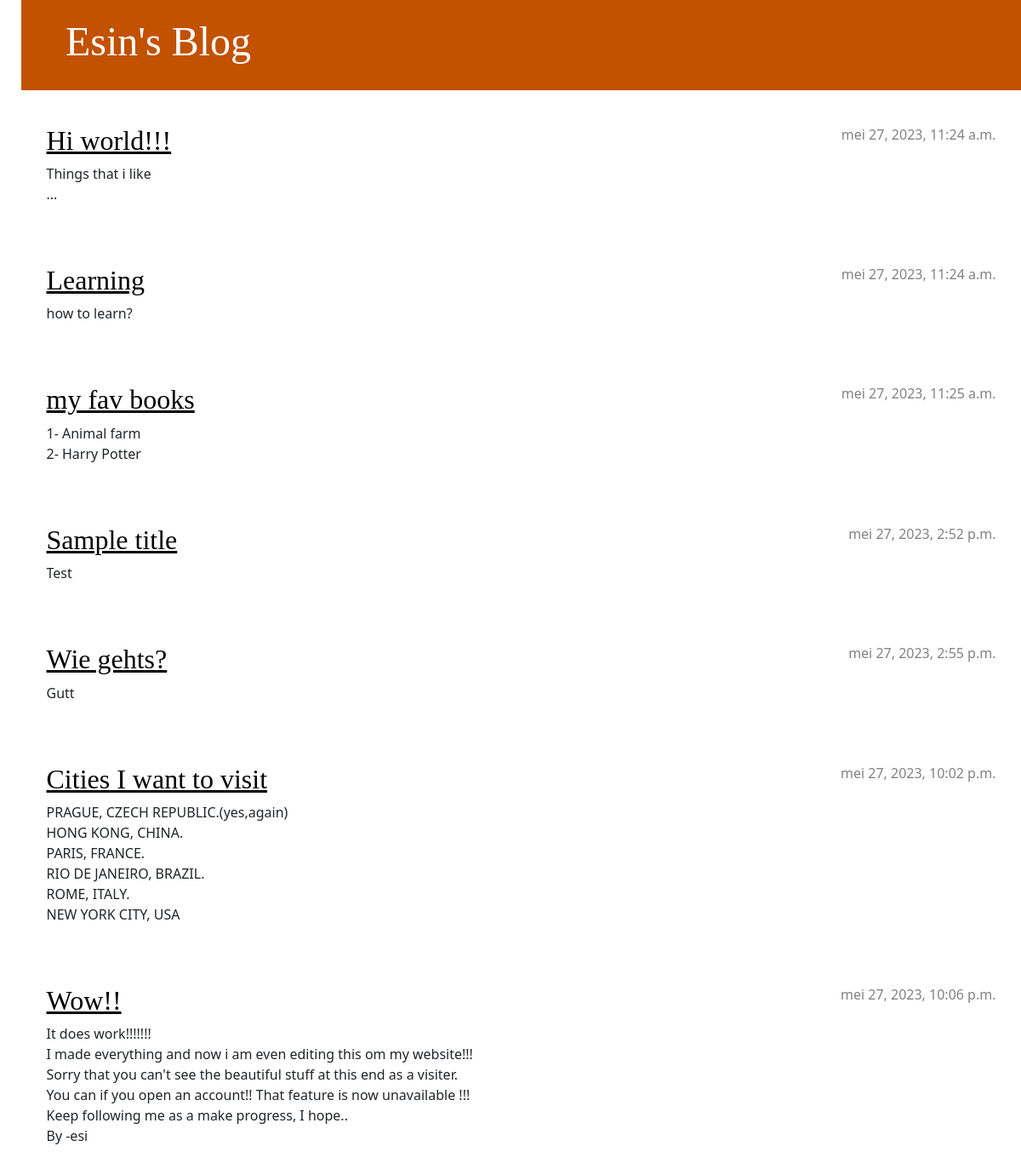
Before: / with the older database file.
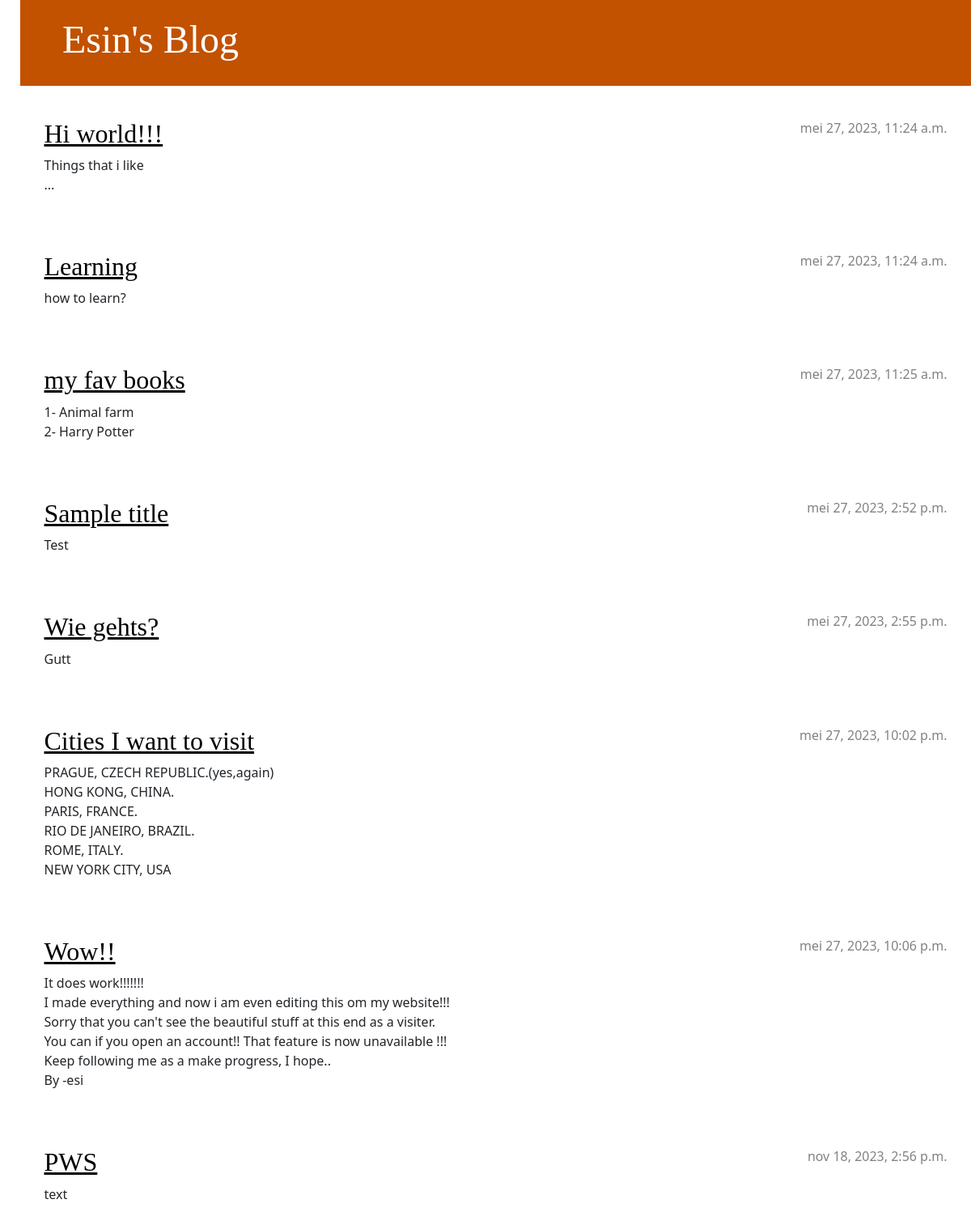
After: the same page with the newer database file.
### blog/models.py (models this page shows, shortened)
class Post(models.Model):
    author = models.ForeignKey(settings.AUTH_USER_MODEL, on_delete=models.CASCADE)
    title = models.CharField(max_length=200)
    text = models.TextField()
    foto = models.ImageField(upload_to='post_images/')
    created_date = models.DateTimeField(default=timezone.now)
    published_date = models.DateTimeField(blank=True, null=True)

### blog/views.py (the view)
# urls.py: path('', views.post_list, name='post_list'),
def post_list(request):
    posts = Post.objects.filter(published_date__lte=timezone.now()).order_by('published_date')
    return render(request, 'blog/post_list.html', {'posts': posts})

### blog/templates/blog/post_list.html
{% extends 'blog/base.html' %}
{% block content %}
    {% for post in posts %}
        <article class="post">
            <time class="date">
                {{ post.published_date }}
            </time>
            <h2><a href="{% url 'post_detail' pk=post.pk %}">{{ post.title }}</a></h2>
            <p>{{ post.text|linebreaksbr }}</p>
        </article>
    {% endfor %}
 {% endblock %}

Changed rows visible on the page:
added Post: published_date "nov 18, 2023, 2:56 p.m.", title "PWS", text "text"
